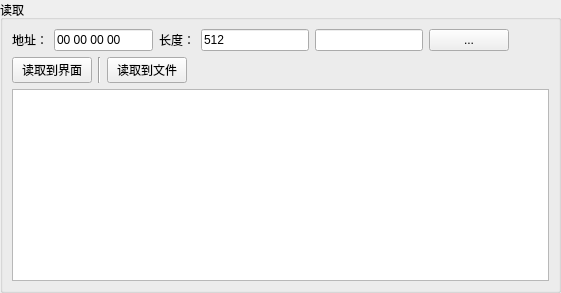
                        <widget class="QWidget" name="widget_2" native="true">
                         <layout class="QHBoxLayout" name="horizontalLayout_9">
                          <property name="spacing">
                           <number>0</number>
                          </property>
                          <property name="leftMargin">
                           <number>0</number>
                          </property>
                          <property name="topMargin">
                           <number>0</number>
                          </property>
                          <property name="rightMargin">
                           <number>0</number>
                          </property>
                          <property name="bottomMargin">
                           <number>0</number>
                          </property>
                          <item>
                           <widget class="QGroupBox" name="groupBox_9">
                            <property name="sizePolicy">
                             <sizepolicy hsizetype="Fixed" vsizetype="Preferred">
                              <horstretch>0</horstretch>
                              <verstretch>0</verstretch>
                             </sizepolicy>
                            </property>
                            <property name="title">
                             <string>读取</string>
                            </property>
                            <layout class="QVBoxLayout" name="verticalLayout_16">
                             <item>
                              <layout class="QHBoxLayout" name="horizontalLayout_19">
                               <item>
                                <widget class="QLabel" name="label_25">
                                 <property name="text">
                                  <string>地址：</string>
                                 </property>
                                </widget>
                               </item>
                               <item>
                                <widget class="QLineEdit" name="FlashReadAddressLE">
                                 <property name="sizePolicy">
                                  <sizepolicy hsizetype="Fixed" vsizetype="Fixed">
                                   <horstretch>0</horstretch>
                                   <verstretch>0</verstretch>
                                  </sizepolicy>
                                 </property>
                                 <property name="minimumSize">
                                  <size>
                                   <width>99</width>
                                   <height>0</height>
                                  </size>
                                 </property>
                                 <property name="maximumSize">
                                  <size>
                                   <width>99</width>
                                   <height>22</height>
                                  </size>
                                 </property>
                                 <property name="text">
                                  <string>00 00 00 00</string>
                                 </property>
                                </widget>
                               </item>
                               <item>
                                <widget class="QLabel" name="label_53">
                                 <property name="text">
                                  <string>长度：</string>
                                 </property>
                                </widget>
                               </item>
                               <item>
                                <widget class="QLineEdit" name="FlashReadLenthLE">
                                 <property name="sizePolicy">
                                  <sizepolicy hsizetype="Fixed" vsizetype="Fixed">
                                   <horstretch>0</horstretch>
                                   <verstretch>0</verstretch>
                                  </sizepolicy>
                                 </property>
                                 <property name="maximumSize">
                                  <size>
                                   <width>16777215</width>
                                   <height>22</height>
                                  </size>
                                 </property>
                                 <property name="text">
                                  <string>512</string>
                                 </property>
                                </widget>
                               </item>
                               <item>
                                <widget class="QLineEdit" name="FlashReadFileNameLE">
                                 <property name="maximumSize">
                                  <size>
                                   <width>16777215</width>
                                   <height>22</height>
                                  </size>
                                 </property>
                                </widget>
                               </item>
                               <item>
                                <widget class="QPushButton" name="FlashFileReadBtn">
                                 <property name="maximumSize">
                                  <size>
                                   <width>16777215</width>
                                   <height>30</height>
                                  </size>
                                 </property>
                                 <property name="text">
                                  <string>...</string>
                                 </property>
                                </widget>
                               </item>
                               <item>
                                <spacer name="horizontalSpacer_14">
                                 <property name="orientation">
                                  <enum>Qt::Horizontal</enum>
                                 </property>
                                 <property name="sizeHint" stdset="0">
                                  <size>
                                   <width>40</width>
                                   <height>20</height>
                                  </size>
                                 </property>
                                </spacer>
                               </item>
                              </layout>
                             </item>
                             <item>
                              <layout class="QHBoxLayout" name="horizontalLayout_52">
                               <property name="topMargin">
                                <number>0</number>
                               </property>
                               <item>
                                <widget class="QPushButton" name="FlashReadToUiBt">
                                 <property name="maximumSize">
                                  <size>
                                   <width>16777215</width>
                                   <height>30</height>
                                  </size>
                                 </property>
                                 <property name="text">
                                  <string>读取到界面</string>
                                 </property>
                                </widget>
                               </item>
                               <item>
                                <widget class="Line" name="line">
                                 <property name="orientation">
                                  <enum>Qt::Vertical</enum>
                                 </property>
                                </widget>
                               </item>
                               <item>
                                <widget class="QPushButton" name="FlashReadToFileBt">
                                 <property name="maximumSize">
                                  <size>
                                   <width>16777215</width>
                                   <height>30</height>
                                  </size>
                                 </property>
                                 <property name="text">
                                  <string>读取到文件</string>
                                 </property>
                                </widget>
                               </item>
                               <item>
                                <spacer name="horizontalSpacer_9">
                                 <property name="orientation">
                                  <enum>Qt::Horizontal</enum>
                                 </property>
                                 <property name="sizeHint" stdset="0">
                                  <size>
                                   <width>40</width>
                                   <height>20</height>
                                  </size>
                                 </property>
                                </spacer>
                               </item>
                              </layout>
                             </item>
                             <item>
                              <widget class="QTextEdit" name="FlashReadTE"/>
                             </item>
                            </layout>
                           </widget>
                          </item>
                         </layout>
                        </widget>
